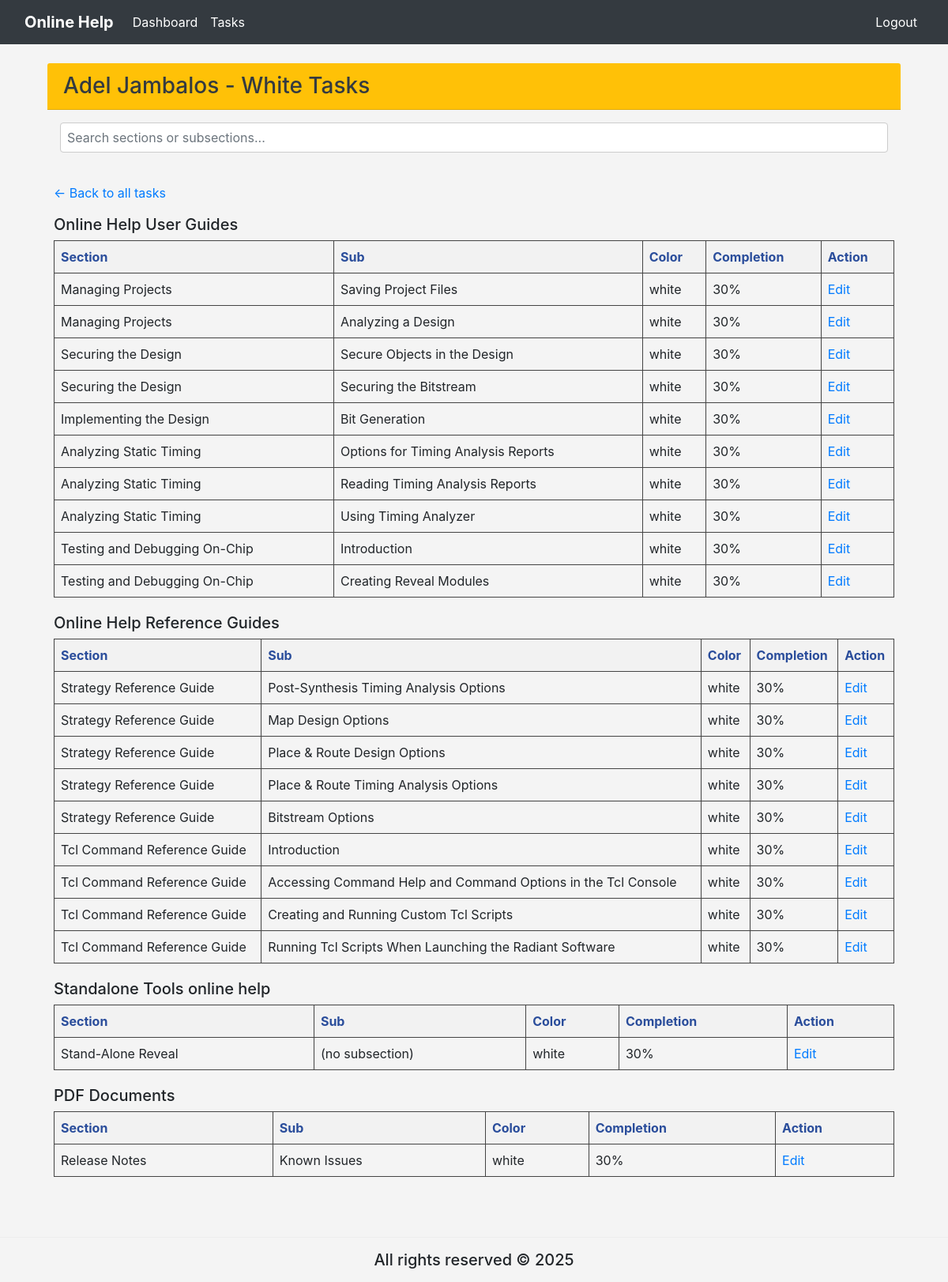
Screenshot of /online_help/home_test/per_user_test/4/color/white/ (signed in) with the database file from the repository.
### online_help/models.py (models this page shows, shortened)
class Writers(models.Model):
    writer_name = models.CharField(max_length=255)

class Task(models.Model):
    document = models.CharField(max_length=255)
    section = models.CharField(max_length=255)
    sub_section = models.CharField(max_length=255)
    comments = models.TextField()
    SME = models.CharField(max_length=255, blank=True, null=True)
    color = models.CharField(max_length=50)
    completion = models.CharField(max_length=100, default='0%')
    created_at = models.DateTimeField(auto_now_add=True)  # Add this line

class TaskWriter(models.Model):
    task = models.ForeignKey(Task, on_delete=models.CASCADE)
    writer = models.ForeignKey(Writers, on_delete=models.CASCADE)
    class Meta:
        unique_together = ('task', 'writer')

### online_help/views.py (the view)
# urls.py: path('home_test/per_user_test/<int:writer_pk>/color/<str:color>/', views.tasks_by_color, name='tasks_by_color'),
@login_required
def tasks_by_color(request, writer_pk, color):
    writer = get_object_or_404(Writers, pk=writer_pk)
    tasks = TaskWriter.objects.filter(writer=writer, task__color=color).select_related('task')
    return render(request, 'online_help/tasks_by_color.html', {
        'writer': writer,
        'color': color,
        'tasks': tasks,
    })

### online_help/templates/online_help/tasks_by_color.html (shortened to what this page needs)
{% extends "online_help/base.html" %}
{% block content %}
{% load static %}
<link rel="stylesheet" href="https://stackpath.bootstrapcdn.com/bootstrap/4.5.2/css/bootstrap.min.css">
<link rel="stylesheet" href="{% static 'css/per_user.css' %}">
<div class="col-md-12">
    <div class="card-header bg-warning text-dark d-flex justify-content-between align-items-center">
        <h3 class="m-0">{{ writer.writer_name }} - {{ color|title }} Tasks</h3>
    </div>
    <div class="p-3" style="position: sticky; top: 30px; z-index: 1000;">
        <input type="text" id="searchInput" class="form-control" placeholder="Search sections or subsections..." onkeyup="filterContent()">
    </div>
    <div class="p-2">
        <p><a href="{% url 'online_help:per_user_test' writer.pk %}">← Back to all tasks</a></p>
        {% regroup tasks by task.document as grouped_tasks %}
        {% for group in grouped_tasks %}
            <h5>{{ group.grouper }}</h5>
            <table style="width: 100%; border-collapse: collapse; margin-bottom: 20px; border: 1px solid #444;">
                <thead style="color: #2a4d9b; background-color: #f2f2f2;">
                    <tr>
                        <th style="border: 1px solid #444; padding: 8px; text-align: left;">Section</th>
                        <th style="border: 1px solid #444; padding: 8px; text-align: left;">Sub</th>
                        <th style="border: 1px solid #444; padding: 8px; text-align: left;">Color</th>
                        <th style="border: 1px solid #444; padding: 8px; text-align: left;">Completion</th>
                        <th style="border: 1px solid #444; padding: 8px; text-align: left;">Action</th>
                    </tr>
                </thead>
                <tbody>
                    {% for taskwriter in group.list %}
                    <tr>
                        <td style="border: 1px solid #444; padding: 8px;">{{ taskwriter.task.section }}</td>
                        <td style="border: 1px solid #444; padding: 8px;">
                            <a href="{% url 'online_help:per_subsection_test' writer.pk taskwriter.task.pk %}" class="hover-link">
                                {{ taskwriter.task.sub_section }}
                            </a>
                        </td>
                        <td style="border: 1px solid #444; padding: 8px;">{{ taskwriter.task.color }}</td>
                        <td style="border: 1px solid #444; padding: 8px;">{{ taskwriter.task.completion }}</td>
                        <td style="border: 1px solid #444; padding: 8px;">
                            <a href="{% url 'online_help:per_user_edit_test' writer.pk taskwriter.task.pk %}">Edit</a>
                        </td>
                    </tr>
                    {% endfor %}
                </tbody>
            </table>
        {% endfor %}
    </div>
</div>
{% endblock %}

### online_help/static/css/base.css (style rules this page uses)
body { background-color: #f4f4f4 !important; font-family: Arial, sans-serif; }

### online_help/static/css/per_user.css (style rules this page uses)
.hover-link { color: inherit; text-decoration: none; }
#searchInput { margin-bottom: 15px; padding: 8px; width: 100%; border: 1px solid #ccc; border-radius: 4px; }

### rows the page displays
Writers: writer_name "Adel Jambalos"
Task: grouper "Online Help User Guides"
TaskWriter: task.section "Managing Projects", task.sub_section "Saving Project Files", task.color "white", task.completion "30%"
TaskWriter: task.section "Managing Projects", task.sub_section "Analyzing a Design", task.color "white", task.completion "30%"
TaskWriter: task.section "Securing the Design", task.sub_section "Secure Objects in the Design", task.color "white", task.completion "30%"
TaskWriter: task.section "Securing the Design", task.sub_section "Securing the Bitstream", task.color "white", task.completion "30%"
TaskWriter: task.section "Implementing the Design", task.sub_section "Bit Generation", task.color "white", task.completion "30%"
TaskWriter: task.section "Analyzing Static Timing", task.sub_section "Options for Timing Analysis Reports", task.color "white", task.completion "30%"
TaskWriter: task.section "Analyzing Static Timing", task.sub_section "Reading Timing Analysis Reports", task.color "white", task.completion "30%"
TaskWriter: task.section "Analyzing Static Timing", task.sub_section "Using Timing Analyzer", task.color "white", task.completion "30%"
TaskWriter: task.section "Testing and Debugging On-Chip", task.sub_section "Introduction", task.color "white", task.completion "30%"
TaskWriter: task.section "Testing and Debugging On-Chip", task.sub_section "Creating Reveal Modules", task.color "white", task.completion "30%"
Task: grouper "Online Help Reference Guides"
TaskWriter: task.section "Strategy Reference Guide", task.sub_section "Post-Synthesis Timing Analysis Options", task.color "white", task.completion "30%"
TaskWriter: task.section "Strategy Reference Guide", task.sub_section "Map Design Options", task.color "white", task.completion "30%"
TaskWriter: task.section "Strategy Reference Guide", task.sub_section "Place & Route Design Options", task.color "white", task.completion "30%"
TaskWriter: task.section "Strategy Reference Guide", task.sub_section "Place & Route Timing Analysis Options", task.color "white", task.completion "30%"
TaskWriter: task.section "Strategy Reference Guide", task.sub_section "Bitstream Options", task.color "white", task.completion "30%"
TaskWriter: task.section "Tcl Command Reference Guide", task.sub_section "Introduction", task.color "white", task.completion "30%"
TaskWriter: task.section "Tcl Command Reference Guide", task.sub_section "Accessing Command Help and Command Options in the Tcl Console", task.color "white", task.completion "30%"
TaskWriter: task.section "Tcl Command Reference Guide", task.sub_section "Creating and Running Custom Tcl Scripts", task.color "white", task.completion "30%"
TaskWriter: task.section "Tcl Command Reference Guide", task.sub_section "Running Tcl Scripts When Launching the Radiant Software", task.color "white", task.completion "30%"
Task: grouper "Standalone Tools online help"
TaskWriter: task.section "Stand-Alone Reveal", task.sub_section "(no subsection)", task.color "white", task.completion "30%"
Task: grouper "PDF Documents"
TaskWriter: task.section "Release Notes", task.sub_section "Known Issues", task.color "white", task.completion "30%"

### other values shown
{{ color|title }} "White"
